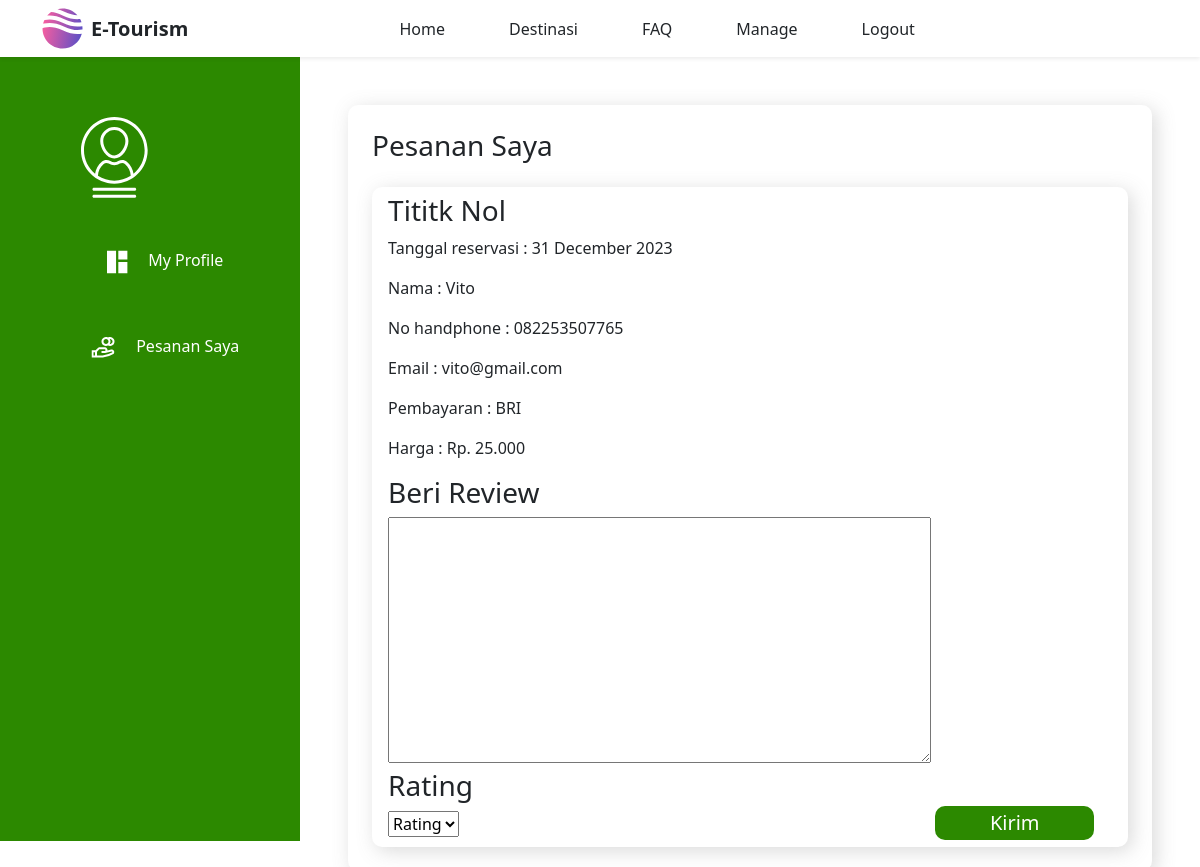
Screenshot of /profile_page/showpesanan.php?id_pesanan=28 (signed in) with the database file from the repository.
### tables this page shows
CREATE TABLE `booking_history` (
  `id_purchase` int(11) NOT NULL,
  `nama_pemesan` varchar(255) NOT NULL,
  `tanggal_pemesanan` date NOT NULL,
  `no_hp_pemesanan` varchar(255) NOT NULL,
  `email_pemesanan` varchar(255) NOT NULL,
  `pembayaran` enum('BCA','BSI','MANDIRI','BRI','Gopay','Dana','OVO','SHOPEEPAY') NOT NULL,
  `voucher` varchar(255) DEFAULT NULL,
  `harga_total` varchar(255) NOT NULL,
  `id_admin` int(11) NOT NULL,
  `id_booking` int(11) NOT NULL
);

CREATE TABLE `bookingdestinasi` (
  `id_booking` int(11) NOT NULL,
  `gambar` varchar(255) NOT NULL,
  `judul` varchar(255) NOT NULL,
  `harga_awal` int(255) NOT NULL,
  `harga_promo` int(255) DEFAULT NULL,
  `deskripsi` text NOT NULL,
  `fasilitas` text NOT NULL,
  `id_jenis` int(11) NOT NULL
);

### profile_page/showpesanan.php (the view, shortened to what this page needs)
<?php
if (isset($_SESSION['admin']) && isset($_GET['id_pesanan']))
{
  $profile_now = $_GET['id_pesanan'];
  include "../database/koneksi.php";
?>
<!DOCTYPE html>
<html lang="en">
  <head>
    <link href="https://cdn.jsdelivr.net/npm/bootstrap@5.3.2/dist/css/bootstrap.min.css" rel="stylesheet" />
    <link rel="stylesheet" href="profilestylerr.css" />
  </head>
  <body>
    <?php
    include "../Navbar/navbarmain.php"
    ?>
    <?php
    include "../Navbar/navbarprofile.php"
    ?>
    <div class="col-md-8 mt-5 px-5 content_profile">
        <div class="data_pribadi">
          <h3>Pesanan Saya</h3>
<?php
$result = mysqli_query($conn, "SELECT * ,d.judul FROM booking_history h JOIN bookingdestinasi d ON h.id_booking = d.id_booking WHERE h.id_purchase = '$profile_now' ");
while($row = mysqli_fetch_array($result, MYSQLI_ASSOC))
{
?>      <form action="addreview.php" method="post">
    <div class="mt-4 list_pesanan px-3">
      <div class="detail" >
        <h3><?php echo $row['judul'] ?></h3>
        <p>Tanggal reservasi : <?php $tanggal_dari_database=$row['tanggal_pemesanan'];
                $tanggal_diubah = date("d F Y", strtotime($tanggal_dari_database));
echo $tanggal_diubah; ?></p>
        <p>Nama : <?php echo $row['nama_pemesan'] ?></p>
        <p>No handphone : <?php echo $row['no_hp_pemesanan'] ?></p>
        <p>Email : <?php echo $row['email_pemesanan'] ?></p>
        <p> Pembayaran : <?php echo $row['pembayaran'] ?></p>
        <p> Harga : Rp. <?php  $harga_awal = $row['harga_total'];
                   $harga_awal_format = number_format($harga_awal, 0, ',', '.');
                   echo $harga_awal_format;
                   ?></p>
        <h3>Beri Review</h3>
        <textarea name="review" id="" cols="30" rows="10" style="width: 100%;"></textarea>
        <h3>Rating</h3>
        <select id="rating" name="rating">
            <option value="" disabled selected>Rating</option>
        </select>
      </div>
      <div class="but_place">
       <input class="lihat_button" type="submit" value="Kirim">
      </div>
    </div>
        </form>
<?php }?>
        </div>
    </div>
  </body>
</html>
<?php
}else{
  header("location:../Login_Page/Login.php");
}
mysqli_close($conn); ?>

### profile_page/profilestylerr.css (style rules this page uses)
.content_profile { width: 75%; margin-left: 25%; }
.data_pribadi { padding: 3%; border-radius: 10px; box-shadow: 4px 4px 19.5px 0px rgba(109, 109, 109, 0.25) }
.cek_tiket , .lihat_button { width: 30%; font-size: 125%; background-color: #2C8900; color: white; border: 0; border-radius: 10px ; padding: 1% 0%; }
.list_pesanan { padding: 1% 3%; border-radius: 10px; box-shadow: 4px 4px 19.5px 0px rgba(109, 109, 109, 0.25) }
.list_pesanan .detail { width: 75%; display: inline-block; }
.list_pesanan .but_place { width: 22%; display: inline-block; }
.lihat_button , .lihat_button:hover { width: 100%; }

### rows the page displays
booking_history: id_booking.judul "Tititk Nol", tanggal_pemesanan "31 December 2023", nama_pemesan "Vito", no_hp_pemesanan "082253507765", email_pemesanan "vito@gmail.com", pembayaran "BRI", harga_total "25.000"
